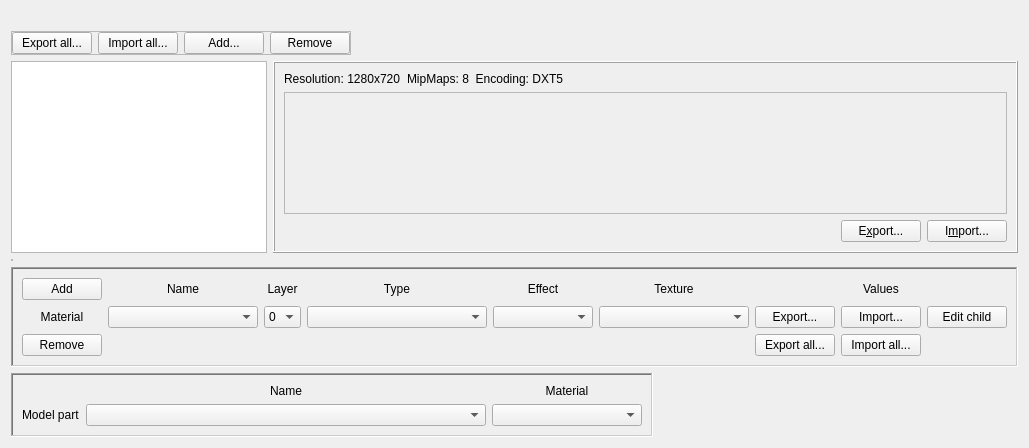
      <widget class="QWidget" name="vram_explorer">
       <attribute name="title">
        <string>Vram Explorer</string>
       </attribute>
       <layout class="QGridLayout" name="gridLayout_4">
        <item row="2" column="0">
         <widget class="QFrame" name="frame_2">
          <property name="sizePolicy">
           <sizepolicy hsizetype="Fixed" vsizetype="Fixed">
            <horstretch>0</horstretch>
            <verstretch>0</verstretch>
           </sizepolicy>
          </property>
          <property name="accessibleDescription">
           <string/>
          </property>
          <property name="layoutDirection">
           <enum>Qt::LeftToRight</enum>
          </property>
          <property name="autoFillBackground">
           <bool>false</bool>
          </property>
          <property name="frameShape">
           <enum>QFrame::StyledPanel</enum>
          </property>
          <property name="frameShadow">
           <enum>QFrame::Raised</enum>
          </property>
          <layout class="QGridLayout" name="gridLayout_8">
           <property name="leftMargin">
            <number>0</number>
           </property>
           <property name="topMargin">
            <number>0</number>
           </property>
           <property name="rightMargin">
            <number>0</number>
           </property>
           <property name="bottomMargin">
            <number>0</number>
           </property>
           <item row="1" column="2">
            <widget class="QPushButton" name="addButton">
             <property name="sizePolicy">
              <sizepolicy hsizetype="Preferred" vsizetype="Fixed">
               <horstretch>0</horstretch>
               <verstretch>0</verstretch>
              </sizepolicy>
             </property>
             <property name="text">
              <string>Add...</string>
             </property>
            </widget>
           </item>
           <item row="1" column="0">
            <widget class="QPushButton" name="exportAllButton">
             <property name="sizePolicy">
              <sizepolicy hsizetype="Preferred" vsizetype="Fixed">
               <horstretch>0</horstretch>
               <verstretch>0</verstretch>
              </sizepolicy>
             </property>
             <property name="text">
              <string>Export all...</string>
             </property>
            </widget>
           </item>
           <item row="1" column="3">
            <widget class="QPushButton" name="removeButton">
             <property name="sizePolicy">
              <sizepolicy hsizetype="Preferred" vsizetype="Fixed">
               <horstretch>0</horstretch>
               <verstretch>0</verstretch>
              </sizepolicy>
             </property>
             <property name="text">
              <string>Remove</string>
             </property>
            </widget>
           </item>
           <item row="1" column="1">
            <widget class="QPushButton" name="importAllButton">
             <property name="sizePolicy">
              <sizepolicy hsizetype="Preferred" vsizetype="Fixed">
               <horstretch>0</horstretch>
               <verstretch>0</verstretch>
              </sizepolicy>
             </property>
             <property name="text">
              <string>Import all...</string>
             </property>
            </widget>
           </item>
          </layout>
         </widget>
        </item>
        <item row="11" column="0">
         <widget class="QFrame" name="frame_6">
          <property name="sizePolicy">
           <sizepolicy hsizetype="Fixed" vsizetype="Fixed">
            <horstretch>0</horstretch>
            <verstretch>0</verstretch>
           </sizepolicy>
          </property>
          <property name="frameShape">
           <enum>QFrame::WinPanel</enum>
          </property>
          <property name="frameShadow">
           <enum>QFrame::Sunken</enum>
          </property>
          <layout class="QGridLayout" name="gridLayout_7">
           <item row="0" column="1">
            <widget class="QLabel" name="nameModelPartText">
             <property name="text">
              <string>Name</string>
             </property>
             <property name="alignment">
              <set>Qt::AlignCenter</set>
             </property>
            </widget>
           </item>
           <item row="0" column="2">
            <widget class="QLabel" name="materialModelPartText">
             <property name="text">
              <string>Material</string>
             </property>
             <property name="alignment">
              <set>Qt::AlignCenter</set>
             </property>
            </widget>
           </item>
           <item row="1" column="1">
            <widget class="QComboBox" name="modelPartVal">
             <property name="sizePolicy">
              <sizepolicy hsizetype="Fixed" vsizetype="Fixed">
               <horstretch>0</horstretch>
               <verstretch>0</verstretch>
              </sizepolicy>
             </property>
             <property name="minimumSize">
              <size>
               <width>400</width>
               <height>0</height>
              </size>
             </property>
            </widget>
           </item>
           <item row="1" column="2">
            <widget class="QComboBox" name="materialModelPartVal">
             <property name="sizePolicy">
              <sizepolicy hsizetype="Fixed" vsizetype="Fixed">
               <horstretch>0</horstretch>
               <verstretch>0</verstretch>
              </sizepolicy>
             </property>
             <property name="minimumSize">
              <size>
               <width>150</width>
               <height>0</height>
              </size>
             </property>
            </widget>
           </item>
           <item row="1" column="0">
            <widget class="QLabel" name="modelPartText">
             <property name="sizePolicy">
              <sizepolicy hsizetype="Preferred" vsizetype="Fixed">
               <horstretch>0</horstretch>
               <verstretch>0</verstretch>
              </sizepolicy>
             </property>
             <property name="text">
              <string>Model part</string>
             </property>
            </widget>
           </item>
          </layout>
         </widget>
        </item>
        <item row="9" column="0">
         <widget class="QFrame" name="frame_4">
          <property name="sizePolicy">
           <sizepolicy hsizetype="Fixed" vsizetype="Fixed">
            <horstretch>0</horstretch>
            <verstretch>0</verstretch>
           </sizepolicy>
          </property>
          <property name="frameShape">
           <enum>QFrame::StyledPanel</enum>
          </property>
          <property name="frameShadow">
           <enum>QFrame::Raised</enum>
          </property>
          <layout class="QGridLayout" name="gridLayout_9">
           <property name="leftMargin">
            <number>0</number>
           </property>
           <property name="topMargin">
            <number>0</number>
           </property>
           <property name="rightMargin">
            <number>0</number>
           </property>
           <property name="bottomMargin">
            <number>0</number>
           </property>
           <property name="spacing">
            <number>6</number>
           </property>
          </layout>
         </widget>
        </item>
        <item row="10" column="0">
         <widget class="QFrame" name="frame_5">
          <property name="sizePolicy">
           <sizepolicy hsizetype="Fixed" vsizetype="Fixed">
            <horstretch>0</horstretch>
            <verstretch>0</verstretch>
           </sizepolicy>
          </property>
          <property name="frameShape">
           <enum>QFrame::WinPanel</enum>
          </property>
          <property name="frameShadow">
           <enum>QFrame::Sunken</enum>
          </property>
          <layout class="QGridLayout" name="gridLayout_10">
           <property name="horizontalSpacing">
            <number>6</number>
           </property>
           <item row="2" column="2">
            <widget class="QLabel" name="nameMaterialText">
             <property name="text">
              <string>Name</string>
             </property>
             <property name="alignment">
              <set>Qt::AlignCenter</set>
             </property>
            </widget>
           </item>
           <item row="2" column="5">
            <widget class="QLabel" name="effectText">
             <property name="text">
              <string>Effect</string>
             </property>
             <property name="alignment">
              <set>Qt::AlignCenter</set>
             </property>
            </widget>
           </item>
           <item row="2" column="3">
            <widget class="QLabel" name="layerText">
             <property name="sizePolicy">
              <sizepolicy hsizetype="Preferred" vsizetype="Preferred">
               <horstretch>0</horstretch>
               <verstretch>0</verstretch>
              </sizepolicy>
             </property>
             <property name="text">
              <string>Layer</string>
             </property>
             <property name="alignment">
              <set>Qt::AlignCenter</set>
             </property>
            </widget>
           </item>
           <item row="3" column="10">
            <widget class="QPushButton" name="editMaterialChildrenButton">
             <property name="text">
              <string>Edit child</string>
             </property>
            </widget>
           </item>
           <item row="2" column="6">
            <widget class="QLabel" name="textureText">
             <property name="text">
              <string>Texture</string>
             </property>
             <property name="alignment">
              <set>Qt::AlignCenter</set>
             </property>
            </widget>
           </item>
           <item row="4" column="9">
            <widget class="QPushButton" name="importAllMaterialButton">
             <property name="text">
              <string>Import all...</string>
             </property>
            </widget>
           </item>
           <item row="2" column="4">
            <widget class="QLabel" name="typeText">
             <property name="text">
              <string>Type</string>
             </property>
             <property name="alignment">
              <set>Qt::AlignCenter</set>
             </property>
            </widget>
           </item>
           <item row="4" column="8">
            <widget class="QPushButton" name="exportAllMaterialButton">
             <property name="text">
              <string>Export all...</string>
             </property>
            </widget>
           </item>
           <item row="2" column="9">
            <widget class="QLabel" name="label">
             <property name="text">
              <string>Values</string>
             </property>
             <property name="alignment">
              <set>Qt::AlignCenter</set>
             </property>
            </widget>
           </item>
           <item row="3" column="9">
            <widget class="QPushButton" name="importMaterialButton">
             <property name="text">
              <string>Import...</string>
             </property>
            </widget>
           </item>
           <item row="3" column="6">
            <widget class="QComboBox" name="textureVal">
             <property name="sizePolicy">
              <sizepolicy hsizetype="Preferred" vsizetype="Fixed">
               <horstretch>0</horstretch>
               <verstretch>0</verstretch>
              </sizepolicy>
             </property>
             <property name="minimumSize">
              <size>
               <width>150</width>
               <height>0</height>
              </size>
             </property>
             <property name="toolTip">
              <string/>
             </property>
             <property name="currentText">
              <string/>
             </property>
            </widget>
           </item>
           <item row="3" column="3">
            <widget class="QComboBox" name="layerVal">
             <property name="sizePolicy">
              <sizepolicy hsizetype="Preferred" vsizetype="Fixed">
               <horstretch>0</horstretch>
               <verstretch>0</verstretch>
              </sizepolicy>
             </property>
             <item>
              <property name="text">
               <string>0</string>
              </property>
             </item>
             <item>
              <property name="text">
               <string>1</string>
              </property>
             </item>
             <item>
              <property name="text">
               <string>2</string>
              </property>
             </item>
             <item>
              <property name="text">
               <string>3</string>
              </property>
             </item>
             <item>
              <property name="text">
               <string>4</string>
              </property>
             </item>
             <item>
              <property name="text">
               <string>5</string>
              </property>
             </item>
             <item>
              <property name="text">
               <string>6</string>
              </property>
             </item>
             <item>
              <property name="text">
               <string>7</string>
              </property>
             </item>
             <item>
              <property name="text">
               <string>8</string>
              </property>
             </item>
             <item>
              <property name="text">
               <string>9</string>
              </property>
             </item>
            </widget>
           </item>
           <item row="3" column="5">
            <widget class="QComboBox" name="effectVal">
             <property name="minimumSize">
              <size>
               <width>100</width>
               <height>0</height>
              </size>
             </property>
            </widget>
           </item>
           <item row="3" column="8">
            <widget class="QPushButton" name="exportMaterialButton">
             <property name="text">
              <string>Export...</string>
             </property>
            </widget>
           </item>
           <item row="3" column="4">
            <widget class="QComboBox" name="typeVal">
             <property name="sizePolicy">
              <sizepolicy hsizetype="Preferred" vsizetype="Fixed">
               <horstretch>0</horstretch>
               <verstretch>0</verstretch>
              </sizepolicy>
             </property>
             <property name="minimumSize">
              <size>
               <width>180</width>
               <height>0</height>
              </size>
             </property>
            </widget>
           </item>
           <item row="3" column="2">
            <widget class="QComboBox" name="materialVal">
             <property name="enabled">
              <bool>true</bool>
             </property>
             <property name="sizePolicy">
              <sizepolicy hsizetype="Preferred" vsizetype="Fixed">
               <horstretch>0</horstretch>
               <verstretch>0</verstretch>
              </sizepolicy>
             </property>
             <property name="minimumSize">
              <size>
               <width>150</width>
               <height>0</height>
              </size>
             </property>
            </widget>
           </item>
           <item row="3" column="0">
            <widget class="QLabel" name="materialText">
             <property name="sizePolicy">
              <sizepolicy hsizetype="Preferred" vsizetype="Fixed">
               <horstretch>0</horstretch>
               <verstretch>0</verstretch>
              </sizepolicy>
             </property>
             <property name="text">
              <string>Material</string>
             </property>
             <property name="alignment">
              <set>Qt::AlignCenter</set>
             </property>
            </widget>
           </item>
           <item row="2" column="0">
            <widget class="QPushButton" name="addMaterialButton">
             <property name="sizePolicy">
              <sizepolicy hsizetype="Preferred" vsizetype="Fixed">
               <horstretch>0</horstretch>
               <verstretch>0</verstretch>
              </sizepolicy>
             </property>
             <property name="text">
              <string>Add</string>
             </property>
            </widget>
           </item>
           <item row="4" column="0">
            <widget class="QPushButton" name="removeMaterialButton">
             <property name="sizePolicy">
              <sizepolicy hsizetype="Preferred" vsizetype="Fixed">
               <horstretch>0</horstretch>
               <verstretch>0</verstretch>
              </sizepolicy>
             </property>
             <property name="text">
              <string>Remove</string>
             </property>
            </widget>
           </item>
          </layout>
         </widget>
        </item>
        <item row="1" column="0">
         <widget class="QLabel" name="fileNameText">
          <property name="text">
           <string/>
          </property>
          <property name="alignment">
           <set>Qt::AlignCenter</set>
          </property>
         </widget>
        </item>
        <item row="5" column="0">
         <layout class="QHBoxLayout" name="horizontalLayout">
          <item>
           <widget class="QListView" name="listView">
            <property name="sizePolicy">
             <sizepolicy hsizetype="Fixed" vsizetype="Expanding">
              <horstretch>0</horstretch>
              <verstretch>0</verstretch>
             </sizepolicy>
            </property>
           </widget>
          </item>
          <item>
           <widget class="QFrame" name="frame">
            <property name="enabled">
             <bool>true</bool>
            </property>
            <property name="sizePolicy">
             <sizepolicy hsizetype="Expanding" vsizetype="Preferred">
              <horstretch>0</horstretch>
              <verstretch>0</verstretch>
             </sizepolicy>
            </property>
            <property name="frameShape">
             <enum>QFrame::Box</enum>
            </property>
            <property name="frameShadow">
             <enum>QFrame::Raised</enum>
            </property>
            <property name="lineWidth">
             <number>1</number>
            </property>
            <layout class="QGridLayout" name="gridLayout_5">
             <item row="6" column="6">
              <widget class="QPushButton" name="importButton">
               <property name="sizePolicy">
                <sizepolicy hsizetype="Fixed" vsizetype="Fixed">
                 <horstretch>0</horstretch>
                 <verstretch>0</verstretch>
                </sizepolicy>
               </property>
               <property name="text">
                <string>I&amp;mport...</string>
               </property>
              </widget>
             </item>
             <item row="6" column="5">
              <widget class="QPushButton" name="exportButton">
               <property name="sizePolicy">
                <sizepolicy hsizetype="Fixed" vsizetype="Fixed">
                 <horstretch>0</horstretch>
                 <verstretch>0</verstretch>
                </sizepolicy>
               </property>
               <property name="text">
                <string>E&amp;xport...</string>
               </property>
              </widget>
             </item>
             <item row="0" column="1">
              <widget class="QLabel" name="sizeImageText">
               <property name="sizePolicy">
                <sizepolicy hsizetype="Fixed" vsizetype="Fixed">
                 <horstretch>0</horstretch>
                 <verstretch>0</verstretch>
                </sizepolicy>
               </property>
               <property name="text">
                <string>Resolution: 1280x720</string>
               </property>
               <property name="textFormat">
                <enum>Qt::AutoText</enum>
               </property>
               <property name="alignment">
                <set>Qt::AlignLeading|Qt::AlignLeft|Qt::AlignVCenter</set>
               </property>
              </widget>
             </item>
             <item row="0" column="3">
              <widget class="QLabel" name="encodingImageText">
               <property name="sizePolicy">
                <sizepolicy hsizetype="Fixed" vsizetype="Fixed">
                 <horstretch>0</horstretch>
                 <verstretch>0</verstretch>
                </sizepolicy>
               </property>
               <property name="text">
                <string>Encoding: DXT5</string>
               </property>
               <property name="alignment">
                <set>Qt::AlignRight|Qt::AlignTrailing|Qt::AlignVCenter</set>
               </property>
              </widget>
             </item>
             <item row="0" column="2">
              <widget class="QLabel" name="mipMapsImageText">
               <property name="sizePolicy">
                <sizepolicy hsizetype="Fixed" vsizetype="Fixed">
                 <horstretch>0</horstretch>
                 <verstretch>0</verstretch>
                </sizepolicy>
               </property>
               <property name="text">
                <string>MipMaps: 8</string>
               </property>
               <property name="alignment">
                <set>Qt::AlignLeading|Qt::AlignLeft|Qt::AlignVCenter</set>
               </property>
              </widget>
             </item>
             <item row="1" column="1" colspan="6">
              <widget class="QFrame" name="frame_3">
               <property name="sizePolicy">
                <sizepolicy hsizetype="Preferred" vsizetype="Preferred">
                 <horstretch>0</horstretch>
                 <verstretch>0</verstretch>
                </sizepolicy>
               </property>
               <property name="frameShape">
                <enum>QFrame::StyledPanel</enum>
               </property>
               <property name="frameShadow">
                <enum>QFrame::Raised</enum>
               </property>
               <layout class="QGridLayout" name="gridLayout_3">
                <item row="0" column="0">
                 <widget class="QLabel" name="imageTexture">
                  <property name="sizePolicy">
                   <sizepolicy hsizetype="Minimum" vsizetype="Minimum">
                    <horstretch>0</horstretch>
                    <verstretch>0</verstretch>
                   </sizepolicy>
                  </property>
                  <property name="maximumSize">
                   <size>
                    <width>300</width>
                    <height>300</height>
                   </size>
                  </property>
                  <property name="palette">
                   <palette>
                    <active>
                     <colorrole role="Base">
                      <brush brushstyle="SolidPattern">
                       <color alpha="255">
                        <red>255</red>
                        <green>255</green>
                        <blue>255</blue>
                       </color>
                      </brush>
                     </colorrole>
                    </active>
                    <inactive>
                     <colorrole role="Base">
                      <brush brushstyle="SolidPattern">
                       <color alpha="255">
                        <red>255</red>
                        <green>255</green>
                        <blue>255</blue>
                       </color>
                      </brush>
                     </colorrole>
                    </inactive>
                    <disabled>
                     <colorrole role="Base">
                      <brush brushstyle="SolidPattern">
                       <color alpha="255">
                        <red>240</red>
                        <green>240</green>
                        <blue>240</blue>
                       </color>
                      </brush>
                     </colorrole>
                    </disabled>
                   </palette>
                  </property>
                  <property name="autoFillBackground">
                   <bool>false</bool>
                  </property>
                  <property name="text">
                   <string/>
                  </property>
                  <property name="scaledContents">
                   <bool>false</bool>
                  </property>
                  <property name="alignment">
                   <set>Qt::AlignCenter</set>
                  </property>
                 </widget>
                </item>
               </layout>
              </widget>
             </item>
            </layout>
           </widget>
          </item>
         </layout>
        </item>
       </layout>
      </widget>
